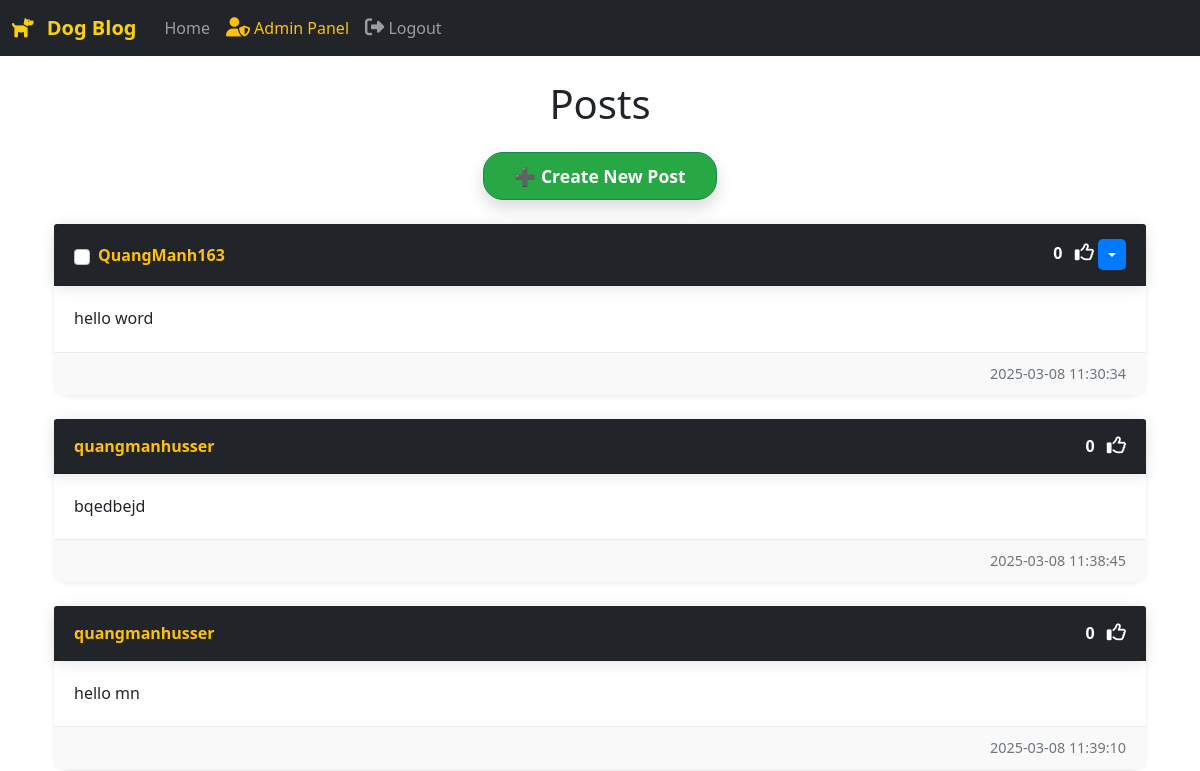
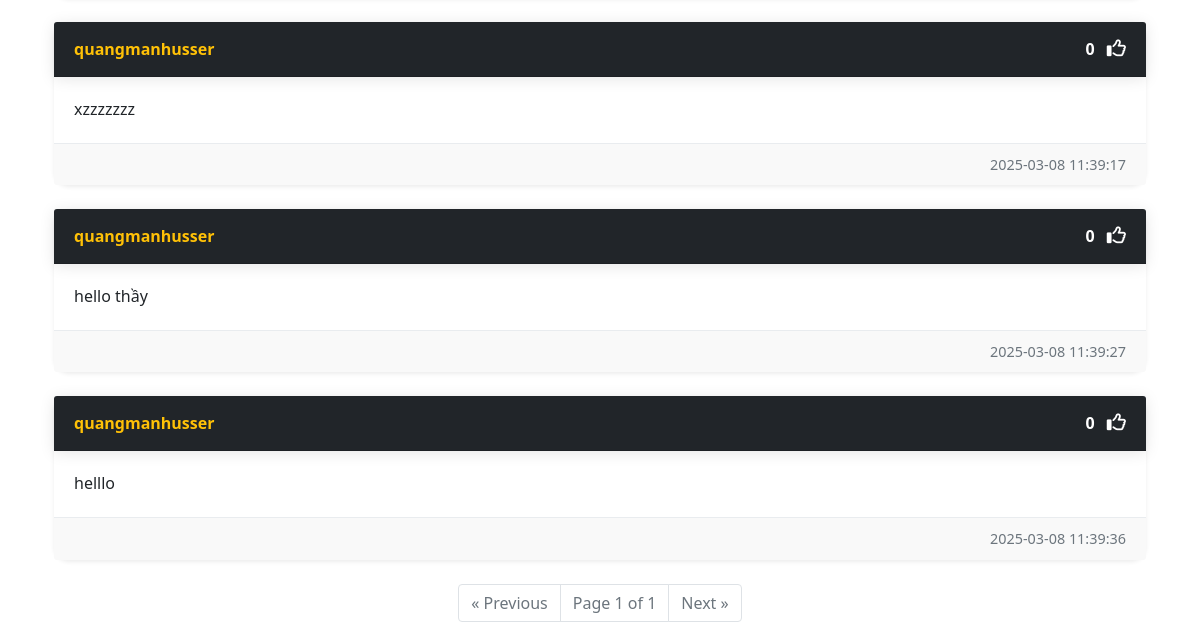
The page /home (signed in) on the database as committed earlier (2 pictures, top to bottom).
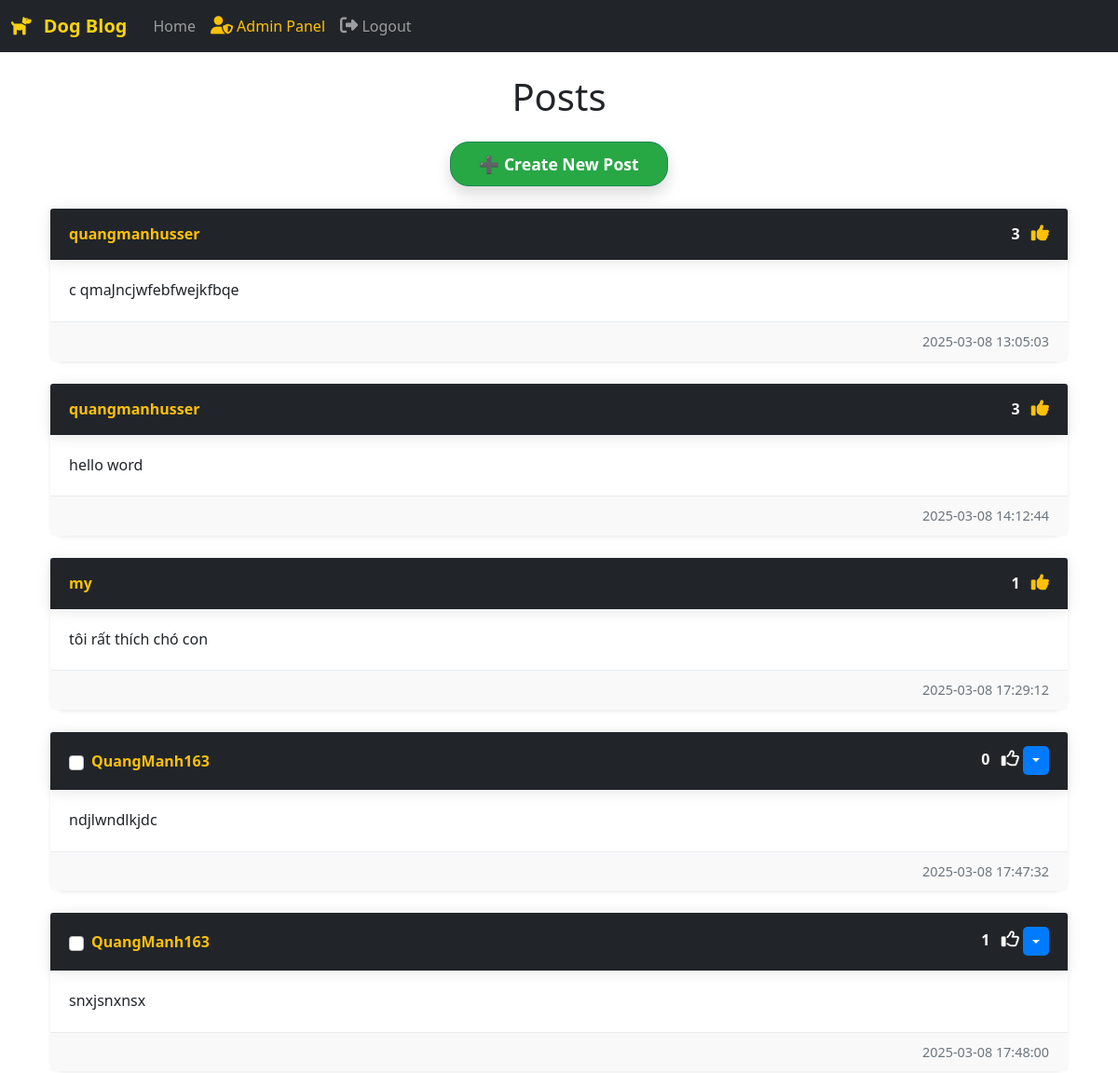
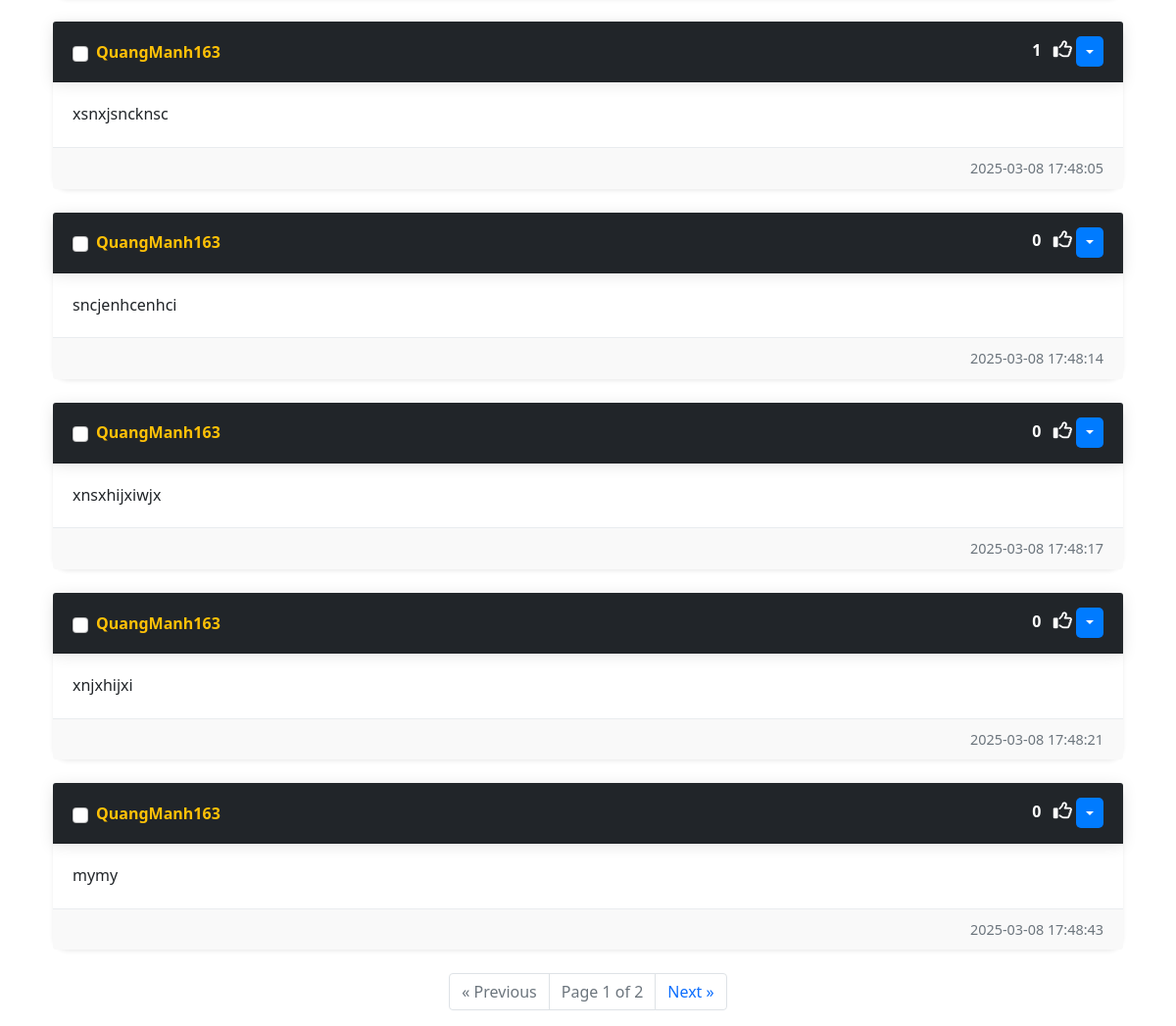
The same page on the database as committed later (2 pictures, top to bottom).
### website/models.py (models this page shows)
class Post(db.Model):
    id = db.Column(db.Integer, primary_key=True)
    text = db.Column(db.Text, nullable=False)
    date_created = db.Column(db.DateTime(timezone=True), default=func.now())
    author = db.Column(db.Integer, db.ForeignKey(
        'user.id', ondelete="CASCADE"), nullable=False)
    comments = db.relationship('Comment', backref='post', passive_deletes=True)
    likes = db.relationship('Like', backref='post', passive_deletes=True)

class User(db.Model, UserMixin):
    id = db.Column(db.Integer, primary_key=True)
    email = db.Column(db.String(150), unique=True)
    username = db.Column(db.String(150), unique=True)
    password = db.Column(db.String(150))
    date_created = db.Column(db.DateTime(timezone=True), default=func.now())
    is_admin = db.Column(db.Boolean, default=False)  # Thêm trường này
    is_blocked = db.Column(db.Boolean, default=False)  # Thêm để block user
    posts = db.relationship('Post', backref='user', passive_deletes=True)
    comments = db.relationship('Comment', backref='user', passive_deletes=True)
    likes = db.relationship('Like', backref='user', passive_deletes=True)

### website/views.py (the view)
@views.route("/")
@views.route("/home")
def home():
    if not current_user.is_authenticated:
        return redirect(url_for('views.welcome'))  # Chuyển hướng nếu chưa đăng nhập
    page = request.args.get('page', 1, type=int)
    posts = Post.query.paginate(page=page, per_page=10)
    return render_template("home.html", user=current_user, posts=posts)

### website/__init__.py (called while the page is built)
def create_app():
    app = Flask(__name__)
    app.config['SECRET_KEY'] = "helloworld"
    app.config['SQLALCHEMY_DATABASE_URI'] = f'sqlite:///{DB_NAME}'
    db.init_app(app)
    migrate = Migrate(app, db)
    from .views import views
    from .auth import auth
    app.register_blueprint(views, url_prefix="/")
    app.register_blueprint(auth, url_prefix="/")
    from .models import User, Post, Comment, Like
    create_database(app)
    login_manager = LoginManager()
    login_manager.login_view = "auth.login"
    login_manager.init_app(app)
    @login_manager.user_loader
    def load_user(id):
        return User.query.get(int(id))
    return app

### website/templates/home.html (shortened to what this page needs)
{% extends "base.html" %}
{% block content %}
    <div class="container mt-4">
        <h1 class="text-center mb-4">Posts</h1>
        {% if user.is_authenticated %}
            <div class="text-center mb-4">
                <a href="/create-post" class="btn btn-success btn-lg shadow">➕ Create New Post</a>
            </div>
        {% endif %}
        <form id="delete-selected-form" action="{{ url_for('views.delete_selected_posts') }}" method="POST">
            <div id="posts">
                {% for post in posts.items %}
                    <div class="card shadow-sm mb-4 border-0">
                        <div class="card-header bg-dark text-white d-flex justify-content-between align-items-center">
                            <div class="d-flex align-items-center">
                                {% if user.id == post.author %}
                                    <input type="checkbox" class="form-check-input me-2 delete-checkbox" name="selected_posts" value="{{ post.id }}">
                                {% endif %}
                                <a href="/posts/{{ post.user.username }}" class="text-warning fw-bold">{{ post.user.username }}</a>
                            </div>
                            <div>
                                <span id="likes-count-{{ post.id }}" class="me-2">{{ post.likes|length }}</span>
                                {% if user.id in post.likes|map(attribute="author")|list %}
                                    <i class="fas fa-thumbs-up text-warning" id="like-button-{{ post.id }}" onclick="like({{ post.id }})"></i>
                                {% else %}
                                    <i class="far fa-thumbs-up text-white" id="like-button-{{ post.id }}" onclick="like({{ post.id }})"></i>
                                {% endif %}
                                {% if user.id == post.author %}
                                    <div class="btn-group">
                                        <button type="button" class="btn btn-sm btn-light dropdown-toggle" data-bs-toggle="dropdown"></button>
                                    </div>
                                {% endif %}
                            </div>
                        </div>
                        <div class="card-body">
                            <p class="card-text">{{ post.text }}</p>
                        </div>
                        <div class="card-footer text-muted text-end">
                            {{ post.date_created }}
                        </div>
                    </div>
                {% endfor %}
            </div>
        </form>
        <nav>
            <ul class="pagination justify-content-center">
                {% if posts.has_prev %}
                    <li class="page-item"><a href="{{ url_for('views.home', page=posts.prev_num) }}" class="page-link">&laquo; Previous</a></li>
                {% else %}
                    <li class="page-item disabled"><span class="page-link">&laquo; Previous</span></li>
                {% endif %}
                <li class="page-item disabled"><span class="page-link">Page {{ posts.page }} of {{ posts.pages }}</span></li>
                {% if posts.has_next %}
                    <li class="page-item"><a href="{{ url_for('views.home', page=posts.next_num) }}" class="page-link">Next &raquo;</a></li>
                {% else %}
                    <li class="page-item disabled"><span class="page-link">Next &raquo;</span></li>
                {% endif %}
            </ul>
        </nav>
    </div>
{% endblock %}

Rows that differ between the two databases and show on the page:
removed Post: user.username "QuangManh163", likes|length "0", text "hello word", date_created "2025-03-08 11:30:34"
removed Post: user.username "quangmanhusser", likes|length "0", text "bqedbejd", date_created "2025-03-08 11:38:45"
removed Post: user.username "quangmanhusser", likes|length "0", text "hello mn", date_created "2025-03-08 11:39:10"
removed Post: user.username "quangmanhusser", likes|length "0", text "helllo", date_created "2025-03-08 11:39:36"
changed Post: likes|length "0" → "3"; text "xzzzzzzz" → "c qmaJncjwfebfwejkfbqe"; date_created "2025-03-08 11:39:17" → "2025-03-08 13:05:03"
changed Post: likes|length "0" → "3"; text "hello thầy" → "hello word"; date_created "2025-03-08 11:39:27" → "2025-03-08 14:12:44"
added Post: user.username "my", likes|length "1", text "tôi rất thích chó con", date_created "2025-03-08 17:29:12"
added Post: user.username "QuangManh163", likes|length "0", text "ndjlwndlkjdc", date_created "2025-03-08 17:47:32"
added Post: user.username "QuangManh163", likes|length "1", text "snxjsnxnsx", date_created "2025-03-08 17:48:00"
added Post: user.username "QuangManh163", likes|length "1", text "xsnxjsncknsc", date_created "2025-03-08 17:48:05"
added Post: user.username "QuangManh163", likes|length "0", text "sncjenhcenhci", date_created "2025-03-08 17:48:14"
added Post: user.username "QuangManh163", likes|length "0", text "xnsxhijxiwjx", date_created "2025-03-08 17:48:17"
added Post: user.username "QuangManh163", likes|length "0", text "xnjxhijxi", date_created "2025-03-08 17:48:21"
added Post: user.username "QuangManh163", likes|length "0", text "mymy", date_created "2025-03-08 17:48:43"
Other text that changed with them:
{{ posts.pages }}: "1" → "2"
